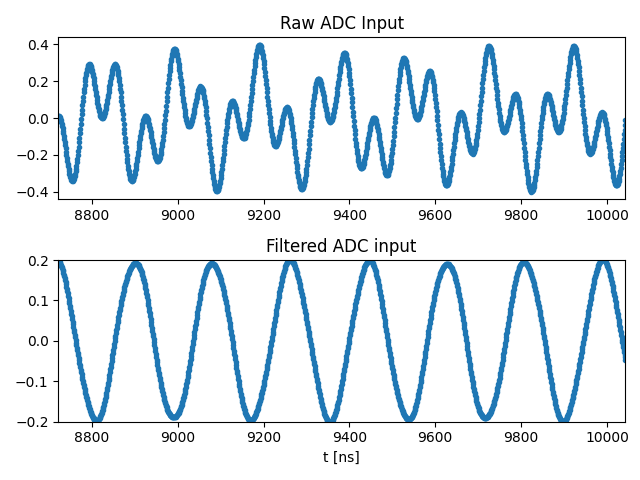

Python code for this plot:
# """
# filters_with_sp.py: Demonstrate applying filters and fft on the Stream Processor
# Author: Yoav Romach - Quantum Machines
# Created: 31/12/2020
# Created on QUA version: 0.7.411
# """

import matplotlib.pyplot as plt
import numpy as np
import scipy.signal as signal
from qm import LoopbackInterface
from qm import SimulationConfig
from qm.QuantumMachinesManager import QuantumMachinesManager
from qm.qua import *

pulse_len = 20000  # ns
config = {
    "version": 1,
    "controllers": {
        "con1": {
            "type": "opx1",
            "analog_outputs": {
                1: {"offset": +0.0},
            },
            "analog_inputs": {
                1: {"offset": +0.0},
            },
        }
    },
    "elements": {
        "qe1": {
            "singleInput": {"port": ("con1", 1)},
            "outputs": {"output1": ("con1", 1)},
            "intermediate_frequency": 5.5e6,
            "operations": {
                "readoutOp": "readoutPulse",
            },
            "time_of_flight": 184,
            "smearing": 0,
        },
        "qe2": {
            "singleInput": {"port": ("con1", 1)},
            "intermediate_frequency": 15e6,
            "operations": {
                "readoutOp": "readoutPulse2",
            },
        },
    },
    "pulses": {
        "readoutPulse": {
            "operation": "measure",
            "length": pulse_len,
            "waveforms": {"single": "const_wf"},
            "digital_marker": "ON",
        },
        "readoutPulse2": {
            "operation": "measure",
            "length": pulse_len,
            "waveforms": {"single": "const_wf"},
        },
    },
    "waveforms": {
        "const_wf": {"type": "constant", "sample": 0.2},
    },
    "digital_waveforms": {
        "ON": {"samples": [(1, 0)]},
    },
}

# Open communication with the server.
QMm = QuantumMachinesManager()

# Create a quantum machine based on the configuration.
QM1 = QMm.open_qm(config)

with program() as filter_sp:
    data_stream = declare_stream(adc_trace=True)
    play("readoutOp", "qe2")  # Plays a 15MHz frequency waveform
    measure(
        "readoutOp", "qe1", data_stream
    )  # Plays a 5.5MHz frequency waveform and readout the data

    # Creates a 5th order Butterworth LPF filter at 7.5MHz.
    # For other filters, see https://docs.scipy.org/doc/scipy/reference/signal.html or any other source
    # 'y' is the filter's impulse response.
    butter = signal.dlti(
        *signal.butter(5, 7.5e6, btype="low", analog=False, output="ba", fs=1e9)
    )
    t, y = signal.dimpulse(butter, n=pulse_len)
    y = np.squeeze(y)

    # A simple example of the simplest 'filter' - which does nothing.
    # unity = np.zeros(pulse_len, int)
    # unity[0] = 1
    # y = unity

    with stream_processing():
        data_stream.input1().save_all("raw_data")
        data_stream.input1().fft().save_all("fft_raw_data")
        data_stream.input1().convolution(y).save_all("filtered_data")
        data_stream.input1().convolution(y).fft().save_all("fft_filter_data")

# Simulate the program with the feedback and the realistic 184ns latency.
job = QM1.simulate(
    filter_sp,
    SimulationConfig(
        7500,
        simulation_interface=LoopbackInterface([("con1", 1, "con1", 1)], latency=184),
    ),
)

samples = job.get_simulated_samples()
res = job.result_handles

# Fetching data, converting the 12 bit ADC value to voltage and removing extra dimensions.
raw_adc = np.squeeze(res.raw_data.fetch_all()["value"] / 2 ** 12)
filter_adc = np.squeeze(res.filtered_data.fetch_all()["value"] / 2 ** 12)

ax1 = plt.subplot(211)
plt.plot(raw_adc, ".")
plt.title("Raw ADC Input")
plt.subplot(212, sharex=ax1)
plt.plot(filter_adc, ".")
plt.title("Filtered ADC input")
plt.axis(ymin=-0.2, ymax=0.2)
plt.xlabel("t [ns]")
plt.axis(xmin=0, xmax=1.1 * pulse_len)
plt.tight_layout()
plt.show()

# Fetching data, converting the 12 bit ADC value to voltage and removing extra dimensions.
fft_raw_adc = np.squeeze(res.fft_raw_data.fetch_all()["value"] / 2 ** 12)
fft_filter_adc = np.squeeze(res.fft_filter_data.fetch_all()["value"] / 2 ** 12)

# Sqrt of Sum of Squares (gives absolute value).
# Normalize by the length of the original sine wave such that we will get the result in real units.
fft_raw_adc = np.sqrt(np.sum(np.squeeze(fft_raw_adc) ** 2, axis=1)) / pulse_len
fft_filter_adc = np.sqrt(np.sum(np.squeeze(fft_filter_adc) ** 2, axis=1)) / pulse_len
plt.figure()
ax2 = plt.subplot(211)
# When doing fft, the frequency goes from -1/(2*dt) to 1/(2*dt) in jumps of  1/(maxT).
# In our case, dt = 1ns and maxT = pulse_len.
# In addition, the resulting fft data is shifted such that the order is [0:1/(2*dt), -1/(2*dt):0].
# Here, instead of shifting the data, we just look only at the positive part.
plt.plot(
    np.arange(0, 0.5, 1 / pulse_len), fft_raw_adc[: int(np.ceil(len(fft_raw_adc) / 2))]
)
plt.title("FFT on Raw Data")
plt.subplot(212, sharex=ax2)
# Here, maxT = 2*pulse_len because of the convolution
plt.plot(
    np.arange(0, 0.5, 1 / (2 * pulse_len)),
    fft_filter_adc[: int(np.ceil(len(fft_filter_adc) / 2))],
)
plt.title("FFT on Filtered Data")
plt.xlabel("f [GHz]")
plt.axis(xmin=0, xmax=0.02)
plt.tight_layout()
plt.show()
